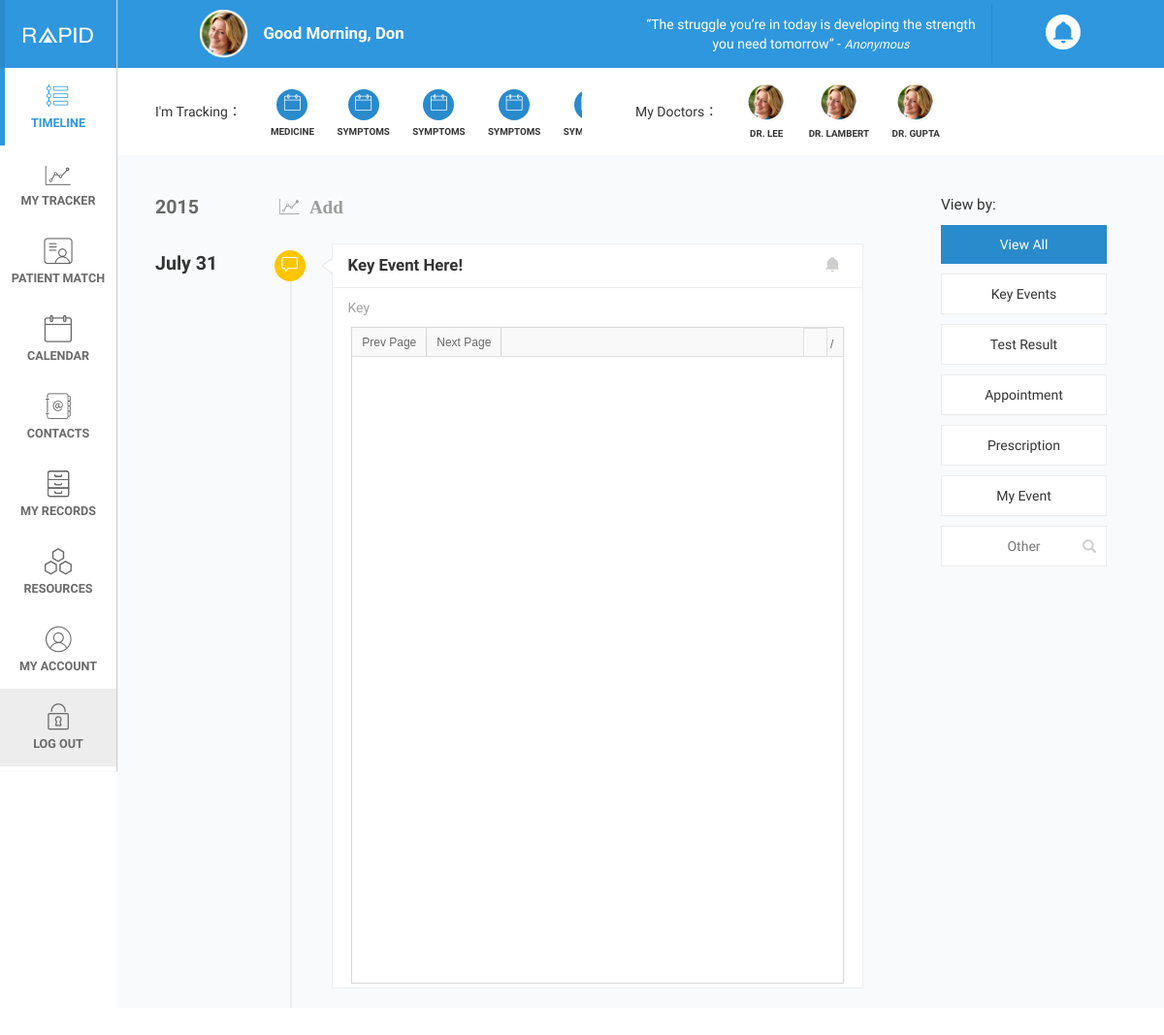
The page /timeline/ (signed in) on the database its author committed.
### Jamyarrow/apps/core/models.py (models this page shows, shortened)
class Patient(models.Model):
	LUNG = 'L'
	BREAST = 'B'
	COLORECTUM = 'C'
	PROSTATE = 'P'
	STOMACH = 'S'
	LIVER = 'I'
	KIDNEY = 'K'
	CANCER_TYPES = (
		(LUNG, 'Lung'),
		(BREAST, 'Breast'),
		(COLORECTUM, 'Colorectum'),
		(PROSTATE, 'Prostate'),
		(STOMACH, 'Stomach'),
		(LIVER, 'Liver'),
		(KIDNEY, 'Kidney'),
	)
	user = models.ForeignKey(User)
	name = models.CharField(max_length=50)
	phone = models.CharField(max_length=20)
	age = models.IntegerField(default=30)
	cancer_type = models.CharField(max_length=1,
									choices=CANCER_TYPES)
	cancer_stage = models.IntegerField(default=1)
	case_match_tour = models.BooleanField(default=False)
	profile_visible = models.BooleanField(default=True)
	contact_visible = models.BooleanField(default=True)
	category_visible = models.BooleanField(default=False)
	doctor_visible = models.BooleanField(default=False)
	timeline_visible = models.BooleanField(default=True)
	milestone_visible = models.BooleanField(default=True)
	test_result_visible = models.BooleanField(default=False)
	appointment_visible = models.BooleanField(default=False)
	prescription_visible = models.BooleanField(default=False)
	my_event_visible = models.BooleanField(default=False)

class TimelineEvent(models.Model):
	MILESTONE = 'MS'
	TEST_RESULT = 'TS'
	APPOINTMENT = 'AP'
	PRESCRIPTION = 'PS'
	MY_EVENT = 'ME'
	CATEGORY = (
		(MILESTONE, 'Milestone'),
		(TEST_RESULT, 'Test Result'),
		(APPOINTMENT, 'Appointment'),
		(PRESCRIPTION, 'Prescription'),
		(MY_EVENT, 'My Event'),
	)
	patient = models.ForeignKey(Patient)
	name = models.CharField(max_length=50)
	time = models.DateTimeField(default=timezone.now)
	description = models.TextField(blank=True)
	category = models.CharField(max_length=2, choices=CATEGORY)
	attachment = models.FileField(upload_to='timeline',blank=True)

### Jamyarrow/apps/timeline/views.py (the view)
# urls.py: url(r'^timeline/', include('timeline.urls')),
@login_required
def timeline(request):
    context = {}
    context['timeline_active'] = True
    patient = Patient.objects.get(user=request.user)
    context['patient'] = patient
    event_filter = {
        "MS": "milestone",
        "TS": "test-result",
        "AP": "appointment",
        "PS": "prescription",
        "ME": "my-event"
    }
    events = TimelineEvent.objects.filter(patient=patient)
    events = sorted(events, key=lambda event: event.time, reverse=True)
    for event in events:
        event.category = event_filter[event.category]
    context['events'] = events
    return render(request, 'timeline/main.html', context)

### Jamyarrow/apps/app_tags/templatetags/app_tags.py (called while the page is built)
@register.filter(name='firstname')
@stringfilter
def firstname(value): # Only one argument.
    return value.split()[0]

@register.filter(name='dateonly')
@stringfilter
def dateonly(value): # Only one argument.
    return value.split(",")[0]

### Jamyarrow/templates/timeline/main.html (shortened to what this page needs)
{% extends "site_base.html" %}
{% load staticfiles %}
{% load app_tags %}
{% block nav %}
{% include "_nav.html" %}
{% endblock %}
{% block container %}
    <div class="container">
        {% include "_topnav.html" %}
        <div class="timeline">
            <div class="timeline-info row">
                <div class="timeline-info-content col-sm-11">
                    <p class="timeline-info-content-title vertical-center capitalized">I'm tracking：</p>
                    <div class="timeline-info-content-items">
                        <div class="timeline-info-content-item vertical-center">
                            <div class="timeline-info-tracker-icon center"><p class="icon-calendar larger-1"></p></div>
                            <p class="title-font uppercase smaller-3"><b>Medicine</b></p>
                        </div>
                        <div class="timeline-info-content-item vertical-center">
                            <div class="timeline-info-tracker-icon center"><p class="icon-calendar larger-1"></p></div>
                            <p class="title-font uppercase smaller-3"><b>Symptoms</b></p>
                        </div>
                        <div class="timeline-info-content-item vertical-center">
                            <div class="timeline-info-tracker-icon center"><p class="icon-calendar larger-1"></p></div>
                            <p class="title-font uppercase smaller-3"><b>Symptoms</b></p>
                        </div>
                        <div class="timeline-info-content-item vertical-center">
                            <div class="timeline-info-tracker-icon center"><p class="icon-calendar larger-1"></p></div>
                            <p class="title-font uppercase smaller-3"><b>Symptoms</b></p>
                        </div>
                        <div class="timeline-info-content-item vertical-center">
                            <div class="timeline-info-tracker-icon center"><p class="icon-calendar larger-1"></p></div>
                            <p class="title-font uppercase smaller-3"><b>Symptoms</b></p>
                        </div>
                    </div>
                </div>
                <div class="timeline-info-content col-sm-13">
                    <p class="timeline-info-content-title vertical-center capitalized">My doctors：</p>
                    <div class="timeline-info-content-items">
                        <div class="timeline-info-content-item center vertical-center">
                            <img src="{% static 'img/profile-jane.png'%}" class="timeline-info-doctor-image">
                            <p class="title-font uppercase smaller-3"><b>Dr. Lee</b></p>
                        </div>
                        <div class="timeline-info-content-item center vertical-center">
                            <img src="{% static 'img/profile-jane.png'%}" class="timeline-info-doctor-image">
                            <p class="title-font uppercase smaller-3"><b>Dr. Lambert</b></p>
                        </div>
                        <div class="timeline-info-content-item center vertical-center">
                            <img src="{% static 'img/profile-jane.png'%}" class="timeline-info-doctor-image">
                            <p class="title-font uppercase smaller-3"><b>Dr. Gupta</b></p>
                        </div>
                    </div>
                </div>
            </div>
            <div class="timeline-content row">
                <div class="timeline-content-main col-sm-18">
                    <div class="timeline-content-item">
                        <div class="timeline-content-item-date no-mobile">
                            <p class="neutral-grey larger-2"><b>2015</b></p>
                        </div>
                        <div class="timeline-content-item-type timeline-content-add center">
                            <span class="icon-tracker larger-3 no-mobile" id="timeline-content-add-icon"></span>
                        </div>
                    </div>
                    {% for event in events %}
                    <div class="timeline-content-item timeline-content-{{ event.category }}">
                        <div class="timeline-content-item-date no-mobile">
                            <p class="larger-2"><b>{{ event.time | date | dateonly }}</b></p>
                        </div>
                        <div class="timeline-content-item-type center">
                            <div class="timeline-content-item-type-wrap">
                                <span class="icon-tips larger-1"></span>
                            </div>
                            <div class="timeline-content-item-connector-after"></div>
                        </div>
                        <div class="timeline-content-item-detail">
                            <div class="timeline-content-item-detail-title">
                                <p class="capitalized larger-1"><b>{{ event.name }}</b></p>
                                <div class="timeline-content-item-detail-action">
                                    <div class="timeline-content-item-detail-edit">
                                        <span class="icon-alerts divider-grey"></span>
                                    </div>
                                </div>
                            </div>
                            <div class="timeline-content-item-description text-grey">
                                {{ event.description }}
                            </div>
                            <div class="timeline-content-item-attachment center">
                            </div>
                        </div>
                    </div>
                    {% endfor %}
                </div>
                <div class="timeline-content-filter col-sm-6 no-mobile">
                    <p class="larger-0">View by:</p>
                    <div class="timeline-content-filter-list">
                        <button class="timeline-filter-all active">View All</button>
                        <button class="timeline-filter-milestone">Key Events</button>
                        <button class="timeline-filter-test-result">Test Result</button>
                        <button class="timeline-filter-appointment">Appointment</button>
                        <button class="timeline-filter-prescription">Prescription</button>
                        <button class="timeline-filter-my-event">My Event</button>
                        <div class="timeline-content-filter-search">
                            <input type="text" placeholder="Other">
                            <span class="timeline-content-filter-search-icon">
                                <i class="glyphicon glyphicon-search"></i>
                            </span>
                        </div>
                    </div>
                </div>
            </div>
        </div>
    </div>
{% endblock %}

### Jamyarrow/templates/_topnav.html (shortened to what this page needs)
{% load staticfiles %}
{% load app_tags %}
<div class="top-nav center">
    <div class="top-nav-greeting no-mobile">
        <img id="patient-image-topnav" class="vertical-center" src="{% static 'img/profile-jane.png' %}">
        <p class="capitalized white vertical-center title-font larger-1"><b>Good morning, {{ patient.name | firstname }}</b></p>
    </div>
    <div class="top-nav-quote no-mobile">
        <p class="white vertical-center">“The struggle you’re in today is developing the strength you need tomorrow” - <i class="light italic smaller-1"> Anonymous</i></p>
    </div>
    <div class="top-nav-title vertical-center">
        <h3 class="capitalized title-font white"><b>{% if timeline_active %}Timeline{% endif %}</b></h3>
    </div>
    <div class="notification">
        <p class="notification-alert blue center"><span class="icon-alerts" id="alerts-icon"></span></p>
    </div>
</div>

### Jamyarrow/static/libs/icomoon/icomoon.css (style rules this page uses)
[class^="icon-"], [class*=" icon-"] { font-family: 'icomoon'; speak: none; font-style: normal; font-weight: normal; font-variant: normal; text-transform: none; line-height: 1; -webkit-font-smoothing: antialiased; -moz-osx-font-smoothing: grayscale; }
.icon-alerts:before { content: "\e601"; }
.icon-calendar:before { content: "\e603"; }
.icon-tips:before { content: "\e610"; }
.icon-tracker:before { content: "\e611"; }

### rows shown on the page
Patient: name|firstname "Don"
TimelineEvent: time "July 31", name "Key Event Here!", description "Key"
